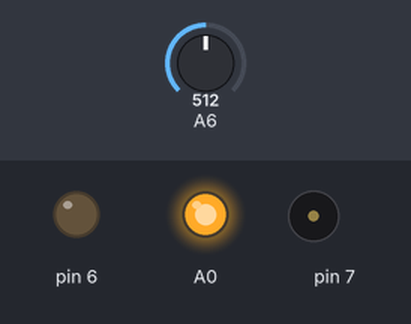
Recording of a sketch running on a simulated Arduino Nano, built with avr-gcc and run on an emulated ATmega328P. Shown: output pins drawn as LEDs (lit = HIGH), buzzer (waves = sounding). The inputs (shaded band) are chosen by the test bench; at power-on: A6 = 512.

Above: at 1.2 s.
1.3 s: A6 set to 789
2.8 s: A6 set to 808
At 4.1 s:
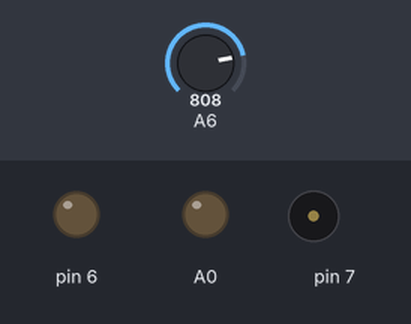
Timing chart, 0 to 5.8 s (numbered marks = the images above; inputs shaded):
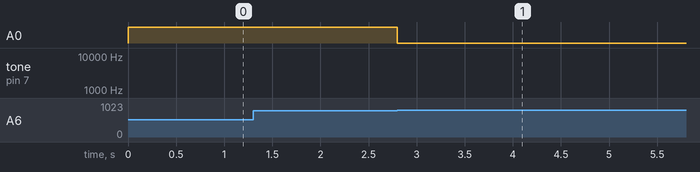

The sketch:

motore.ino
```cpp
int speed = 9000;
bool prevState = 0;
bool motor = false;
bool buttonState = false;

void setup() {
  Serial.begin(9600);

  pinMode(A0, OUTPUT);
  digitalWrite(A0, LOW);

  pinMode(6,OUTPUT);
  pinMode(7,OUTPUT);

  digitalWrite(6,LOW);

  prevState = analogRead(A6) > 800;

}

int i = 0;
void loop() {
  buttonState = analogRead(A6) > 800;

  if (prevState != buttonState && buttonState)
  {
    motor = !motor;
  }
  prevState = buttonState;

  if((i < speed) && motor)
  {
    digitalWrite(A0, LOW);
    tone(7,i);
    delayMicroseconds(500);
    i+=1;
  }
  else if(!motor && i > 0)
  {
    tone(7,i);
    delay(1);
    i -= 10;
  }
  if(i <= 0 && !motor)
  {
    digitalWrite(A0, HIGH);
    tone(7,0);
    i = 0;
  }
}
```

Measured:
- the behaviour switches between 800 and 801 on A6 (found by bisection; images 0 and 1)
- after the input at 2.8 s, A0: HIGH → LOW at once
